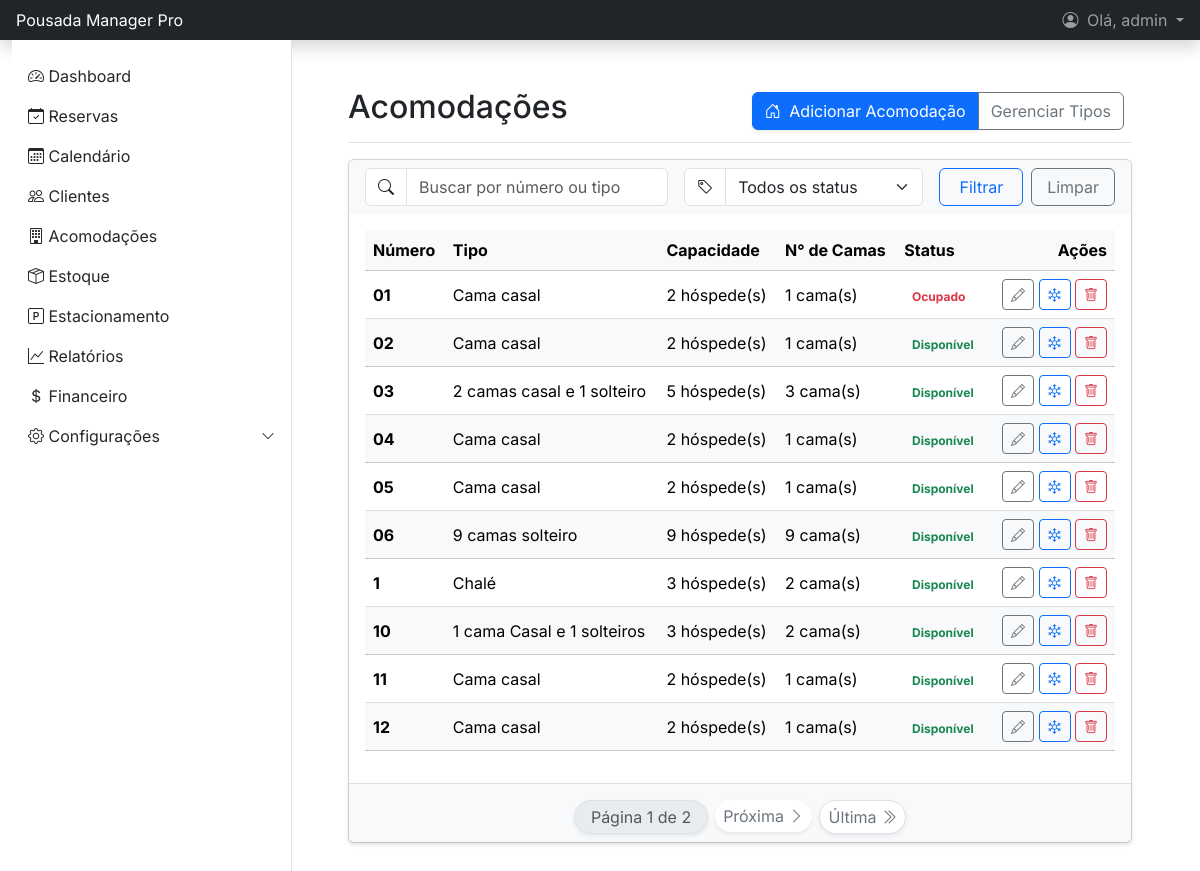
The page /acomodacoes/ (signed in) on the database its author committed.
### gestao/models.py (models this page shows, shortened)
class Acomodacao(models.Model):
    STATUS_CHOICES = (
        ('disponivel', 'Disponível'),
        ('ocupado', 'Ocupado'),
        ('manutencao', 'Em Manutenção'),
        ('limpeza', 'Limpeza'),
    )
    numero = models.CharField(max_length=10, unique=True)
    tipo = models.ForeignKey(TipoAcomodacao, on_delete=models.PROTECT, related_name='acomodacoes')
    descricao = models.TextField(null=True, blank=True)
    capacidade = models.PositiveIntegerField(default=1, help_text="Número máximo de hóspedes.")
    qtd_camas = models.PositiveIntegerField(default=1, help_text="Quantidade de camas no quarto.")
    status = models.CharField(max_length=20, choices=STATUS_CHOICES, default='disponivel')
    history = HistoricalRecords()

class TipoAcomodacao(models.Model):
    nome = models.CharField(max_length=50, unique=True, help_text="Ex: Suíte Master, Quarto Simples")
    descricao = models.TextField(blank=True)
    history = HistoricalRecords()
    chave_de_preco = models.CharField(
        max_length=50,
        help_text="Chave usada pela calculadora de tarifas (ex: 'quarto', 'chale', 'coletivo', 'quarto_familia'). Use apenas letras minúsculas e sem espaços."
    )

### gestao/views.py (the view)
# urls.py: path('acomodacoes/', views.AcomodacaoListView.as_view(), name='acomodacao_list'),
class AcomodacaoListView(LoginRequiredMixin, PermissionRequiredMixin, ListView):
    permission_required = 'gestao.view_acomodacao'
    raise_exception = True  # Mostra erro 403 se não tiver permissão
    model = Acomodacao
    template_name = 'gestao/acomodacao_list.html'
    context_object_name = 'acomodacoes'
    paginate_by = 10  # Define quantos itens por página
    def get_queryset(self):
        queryset = super().get_queryset().select_related('tipo').order_by('numero')
        query = self.request.GET.get('q')
        status = self.request.GET.get('status')
        if query:
            queryset = queryset.filter(
                Q(numero__icontains=query) | Q(tipo__nome__icontains=query)
            )
        if status:
            queryset = queryset.filter(status=status)
        return queryset
    def get_context_data(self, **kwargs):
        context = super().get_context_data(**kwargs)
        context['status_choices'] = Acomodacao.STATUS_CHOICES
        return context

### templates/gestao/acomodacao_list.html (shortened to what this page needs)
{% extends 'base.html' %}
{% block content %}
<main class="px-md-4">
    <div class="d-flex justify-content-between flex-wrap flex-md-nowrap align-items-center pt-3 pb-2 mb-3 border-bottom">
        <h1 class="h2">Acomodações</h1>
        <div class="btn-toolbar mb-2 mb-md-0">
            <div class="btn-group me-2">
                <a href="{% url 'acomodacao_add' %}" class="btn btn-primary shadow-sm"><i class="bi bi-house-door me-1"></i> Adicionar Acomodação</a>
                <a href="{% url 'tipo_acomodacao_list' %}" class="btn btn-outline-secondary">Gerenciar Tipos</a>
            </div>
        </div>
    </div>
    <div class="card shadow-sm">
        <div class="card-header bg-light border-bottom-0">
            <form method="get" action="{% url 'acomodacao_list' %}" class="row g-3 align-items-center">
                <div class="col-md-5">
                    <div class="input-group">
                        <span class="input-group-text bg-white"><i class="bi bi-search"></i></span>
                        <input type="search" class="form-control" name="q" placeholder="Buscar por número ou tipo" value="{{ request.GET.q|default:'' }}">
                    </div>
                </div>
                <div class="col-md-4">
                    <div class="input-group">
                        <span class="input-group-text bg-white"><i class="bi bi-tag"></i></span>
                        <select name="status" class="form-select">
                            <option value="">Todos os status</option>
                        </select>
                    </div>
                </div>
                <div class="col-md-3">
                    <div class="d-grid gap-2 d-md-flex">
                        <button class="btn btn-outline-primary w-100" type="submit">Filtrar</button>
                        <a href="{% url 'acomodacao_list' %}" class="btn btn-outline-secondary w-100">Limpar</a>
                    </div>
                </div>
            </form>
        </div>
        <div class="card-body">
            <div class="table-responsive">
                <table class="table table-hover align-middle">
                    <thead class="table-light">
                        <tr>
                            <th scope="col">Número</th>
                            <th scope="col">Tipo</th>
                            <th scope="col">Capacidade</th>
                            <th scope="col">N° de Camas</th>
                            <th scope="col">Status</th>
                            <th scope="col" class="text-end">Ações</th>
                        </tr>
                    </thead>
                    <tbody>
                        {% for acomodacao in acomodacoes %}
                        <tr class="{% cycle '' 'table-light' %}">
                            <td><span class="fw-bold">{{ acomodacao.numero }}</span></td>
                            <td>{{ acomodacao.tipo.nome }}</td>
                            <td>{{ acomodacao.capacidade }} hóspede(s)</td>
                            <td>{{ acomodacao.qtd_camas }} cama(s)</td>
                            <td>
                                {% if acomodacao.status == 'disponivel' %}
                                    <span class="badge bg-success-soft text-success">{{ acomodacao.get_status_display }}</span>
                                {% elif acomodacao.status == 'ocupado' %}
                                    <span class="badge bg-danger-soft text-danger">{{ acomodacao.get_status_display }}</span>
                                {% elif acomodacao.status == 'manutencao' %}
                                    <span class="badge bg-warning-soft text-warning">{{ acomodacao.get_status_display }}</span>
                                {% elif acomodacao.status == 'limpeza' %}
                                    <span class="badge bg-info-soft text-info">{{ acomodacao.get_status_display }}</span>
                                {% else %}
                                    <span class="badge bg-secondary-soft text-secondary">{{ acomodacao.get_status_display }}</span>
                                {% endif %}
                            </td>
                            <td class="text-end">
                                <a href="{% url 'acomodacao_edit' acomodacao.pk %}" class="btn btn-sm btn-outline-secondary" data-bs-toggle="tooltip" title="Editar Acomodação">
                                    <i class="bi bi-pencil"></i>
                                </a>
                                <a href="{% url 'frigobar_detail' acomodacao.pk %}" class="btn btn-sm btn-outline-primary" data-bs-toggle="tooltip" title="Gerir Frigobar">
                                    <i class="bi bi-snow3"></i>
                                </a>
                                <a href="{% url 'acomodacao_delete' acomodacao.pk %}" class="btn btn-sm btn-outline-danger" data-bs-toggle="tooltip" title="Excluir Acomodação">
                                    <i class="bi bi-trash"></i>
                                </a>
                            </td>
                        </tr>
                        {% empty %}
                        <tr>
                            <td colspan="6" class="text-center py-4">Nenhuma acomodação encontrada.</td>
                        </tr>
                        {% endfor %}
                    </tbody>
                </table>
            </div>
        </div>
        {% if page_obj.paginator.num_pages > 1 %}
        <div class="card-footer bg-light border-top shadow-sm">
            <nav aria-label="Navegação das acomodações">
                <ul class="pagination justify-content-center mb-0 mt-2 flex-wrap">
                    <li class="page-item disabled mx-1">
                        <span class="page-link rounded-pill px-3 py-1 border-1 shadow-sm fw-normal small">
                            Página {{ page_obj.number }} de {{ page_obj.paginator.num_pages }}
                        </span>
                    </li>
                    {% if page_obj.has_next %}
                        <li class="page-item mx-1">
                            <a class="page-link rounded-pill px-2 py-1 shadow-sm border-0 text-secondary fw-normal small"
                            href="?page={{ page_obj.next_page_number }}{% if params %}&{{ params }}{% endif %}">
                                Próxima <i class="bi bi-chevron-right"></i>
                            </a>
                        </li>
                        <li class="page-item mx-1">
                            <a class="page-link rounded-pill px-2 py-1 shadow-sm border-1 text-secondary fw-normal small"
                            href="?page={{ page_obj.paginator.num_pages }}{% if params %}&{{ params }}{% endif %}">
                                Última <i class="bi bi-chevron-double-right"></i>
                            </a>
                        </li>
                    {% endif %}
                </ul>
            </nav>
        </div>
        {% endif %}
    </div>
</main>
{% endblock %}

### templates/base.html (shortened to what this page needs)
{% load static %} <!doctype html>
<html lang="pt-br">
<head>
    <link href="https://cdn.jsdelivr.net/npm/bootstrap@5.3.3/dist/css/bootstrap.min.css" rel="stylesheet">
    <link rel="stylesheet" href="https://cdn.jsdelivr.net/npm/bootstrap-icons@1.11.3/font/bootstrap-icons.min.css">
</head>
<body>
<header class="navbar navbar-dark bg-dark sticky-top flex-md-nowrap p-0 shadow">
    <a class="navbar-brand col-md-3 col-lg-2 me-0 px-3 fs-6" href="{% url 'dashboard' %}">
        Pousada Manager Pro
    </a>
    <div class="navbar-nav ms-auto">
        {% if user.is_authenticated %}
            <div class="nav-item dropdown">
                <a class="nav-link dropdown-toggle px-3" href="#" role="button" data-bs-toggle="dropdown" aria-expanded="false">
                    <i class="bi bi-person-circle me-1"></i>
                    Olá, {{ request.user.first_name|default:request.user.username }}
                </a>
            </div>
        {% else %}
            <div class="nav-item text-nowrap">
                <a class="nav-link px-3" href="{% url 'login' %}">Entrar (Login)</a>
            </div>
        {% endif %}
    </div>
</header>
<div class="container-fluid main-container">
    <div class="offcanvas offcanvas-start sidebar" tabindex="-1" id="sidebarMenu">
        <div class="offcanvas-body p-0">
            <ul class="nav flex-column pt-3">
                <li class="nav-item"><a class="nav-link" href="{% url 'dashboard' %}"><i class="bi bi-speedometer2"></i> Dashboard</a></li>
                <li class="nav-item"><a class="nav-link" href="{% url 'reserva_list' %}"><i class="bi bi-calendar-check"></i> Reservas</a></li>
                <li class="nav-item"><a class="nav-link" href="{% url 'calendario_reservas' %}"><i class="bi bi-calendar3"></i> Calendário</a></li>
                <li class="nav-item"><a class="nav-link" href="{% url 'cliente_list' %}"><i class="bi bi-people"></i> Clientes</a></li>
                <li class="nav-item"><a class="nav-link" href="{% url 'acomodacao_list' %}"><i class="bi bi-building"></i> Acomodações</a></li>
                <li class="nav-item"><a class="nav-link" href="{% url 'item_estoque_list' %}"><i class="bi bi-box-seam"></i> Estoque</a></li>
                <li class="nav-item"><a class="nav-link" href="{% url 'vaga_estacionamento_list' %}"><i class="bi bi-p-square"></i> Estacionamento</a></li>
                <li class="nav-item"><a class="nav-link" href="{% url 'relatorio_acomodacoes' %}"><i class="bi bi-graph-up"></i> Relatórios</a></li>
                {% if perms.auth.change_user %}
                <li class="nav-item"><a class="nav-link" href="{% url 'financeiro' %}"><i class="bi bi-currency-dollar"></i> Financeiro</a></li>
                {% endif %}
                <li class="nav-item">
                    <a class="nav-link d-flex justify-content-between align-items-center" data-bs-toggle="collapse" href="#configuracoesSubmenu" role="button" aria-expanded="false" aria-controls="configuracoesSubmenu">
                        <span><i class="bi bi-gear"></i> Configurações</span>
                        <i class="bi bi-chevron-down small"></i>
                    </a>
                </li>
            </ul>
        </div>
    </div>
    <main class="content">
        {% block content %}
        {% endblock %}
    </main>
</div>
</body>
</html>

### templates/base.html (style rules this page uses)
body { display: flex; min-height: 100vh; flex-direction: column; font-family: 'Inter', sans-serif; }
.main-container { display: flex; flex: 1; }
.content { flex: 1; padding: 2rem; }
.sidebar .nav-link { color: #272727; }
@media (min-width: 768px) { #sidebarMenu { position: relative !important; transform: none !important; visibility: visible !important; border-right: 1px solid #dee2e6; width: 280px !important; top: 0; height: auto; } }

### rows shown on the page
Acomodacao: numero "01", tipo.nome "Cama casal", capacidade "2", qtd_camas "1", status "Ocupado"
Acomodacao: numero "02", tipo.nome "Cama casal", capacidade "2", qtd_camas "1", status "Disponível"
Acomodacao: numero "03", tipo.nome "2 camas casal e 1 solteiro", capacidade "5", qtd_camas "3", status "Disponível"
Acomodacao: numero "04", tipo.nome "Cama casal", capacidade "2", qtd_camas "1", status "Disponível"
Acomodacao: numero "05", tipo.nome "Cama casal", capacidade "2", qtd_camas "1", status "Disponível"
Acomodacao: numero "06", tipo.nome "9 camas solteiro", capacidade "9", qtd_camas "9", status "Disponível"
Acomodacao: numero "1", tipo.nome "Chalé", capacidade "3", qtd_camas "2", status "Disponível"
Acomodacao: numero "10", tipo.nome "1 cama Casal e 1 solteiros", capacidade "3", qtd_camas "2", status "Disponível"
Acomodacao: numero "11", tipo.nome "Cama casal", capacidade "2", qtd_camas "1", status "Disponível"
Acomodacao: numero "12", tipo.nome "Cama casal", capacidade "2", qtd_camas "1", status "Disponível"

### other values the page prints
{{ request.user.first_name|default:request.user.username }} "admin"
{{ page_obj.number }} "1"
{{ page_obj.paginator.num_pages }} "2"
